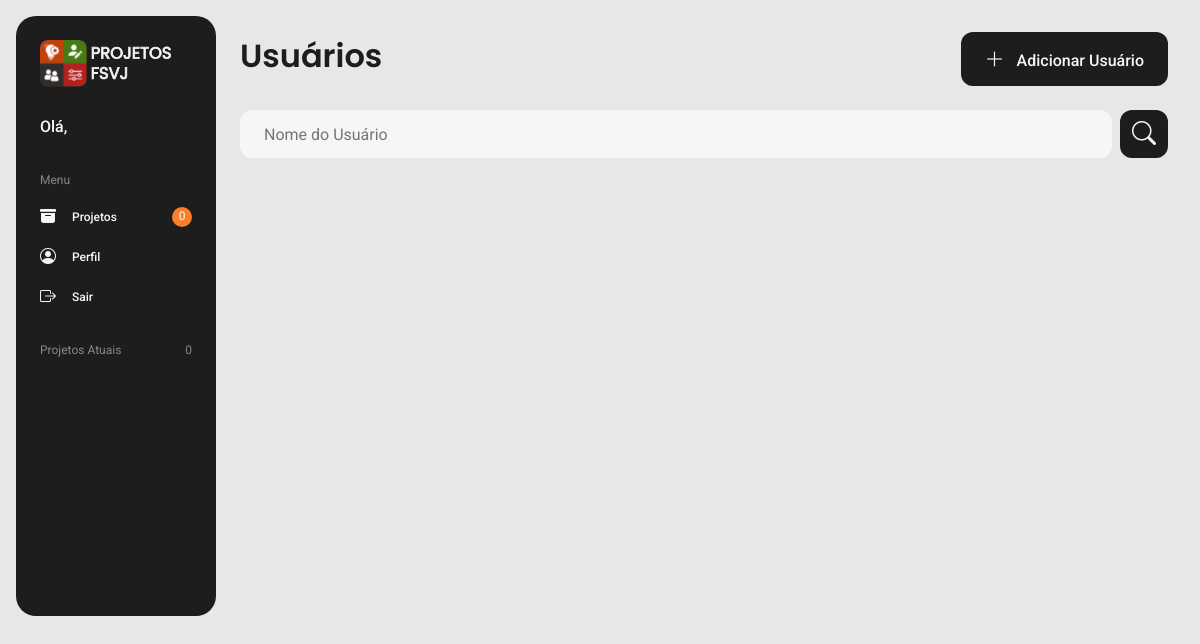
The page /src/pages/usuarios/usuarios.php on the database as committed earlier.
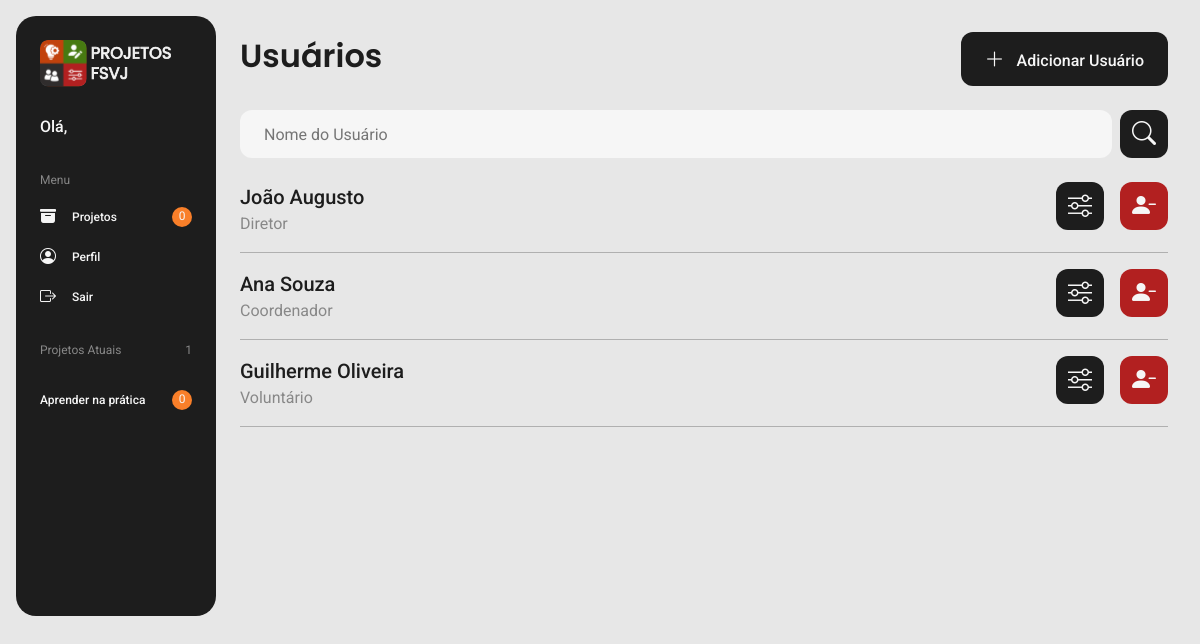
The same page on the database as committed later.
### tables this page shows
CREATE TABLE `projetos` (
  `ID_PROJETO` int(11) NOT NULL,
  `NOME` varchar(50) NOT NULL,
  `ESCOPO` mediumtext DEFAULT NULL,
  `DATA_INICIO` date NOT NULL,
  `DATA_TERMINO` date NOT NULL,
  `CRIADO_EM` date DEFAULT curdate(),
  `ID_LOCAL` int(11) DEFAULT NULL,
  `ID_DIRETOR` int(11) NOT NULL,
  `ID_COORDENADOR` int(11) NOT NULL
);

CREATE TABLE `usuarios` (
  `ID_USUARIO` int(11) NOT NULL,
  `NOME` varchar(50) NOT NULL,
  `EMAIL` varchar(50) NOT NULL,
  `SENHA` varchar(50) NOT NULL,
  `HIERARQUIA` enum('DIRETOR','COORDENADOR','VOLUNTÁRIO') NOT NULL,
  `CRIADO_EM` date DEFAULT curdate(),
  `EXCLUIDO` varchar(1) DEFAULT 'N'
);

### src/pages/usuarios/usuarios.php (the view, shortened to what this page needs)
<?php
    include("../../../conexao.php");
    $id_usuario = $_GET["id_usuario"];
?>
<!DOCTYPE html>
<html lang="pt-br">
    <head>
        <link rel="stylesheet" href="https://cdn.jsdelivr.net/npm/bootstrap-icons@1.13.1/font/bootstrap-icons.min.css" />
        <link rel="stylesheet" href="../../styles/components/navbar.css" />
        <link rel="stylesheet" href="usuarios.css" />
    </head>
    <body>
        <?php include("../../components/navbar.php"); ?>
        <?php include("../../components/excluir_usuario.php"); ?>
        <main class="main-container">
            <section class="main-header">
                <div class="titulo-container">
                    <h1 class="titulo-grande">Usuários</h1>
                </div>
                <button class="botao-grande fundo-preto" onclick="AbrirAdicionarUsuario()"><i class="bi bi-plus-lg"></i> Adicionar Usuário</button>
            </section>
            <div class="barra-pesquisa">
                <input class="input fundo-branco" type="text" placeholder="Nome do Usuário">
                <button class="botao-pequeno fundo-preto"><i class="bi bi-search"></i></button>
            </div>
            <?php
                $sql = "SELECT * FROM USUARIOS U WHERE U.ID_USUARIO != '$id_usuario'";
                $query_usuario_sistema = $mysqli -> query($sql);
                while ($row_usuario_sistema = $query_usuario_sistema -> fetch_assoc()) {
                    $id_usuario_sistema = $row_usuario_sistema["ID_USUARIO"];
                    $nome_usuario_sistema = $row_usuario_sistema["NOME"];
                    $hierarquia_usuario_sistema = $row_usuario_sistema["HIERARQUIA"];
                    echo '
                    <section class="usuario-container">
                        <div>
                            <h2 class="label">'.$nome_usuario_sistema.'</h2>
                            <p class="sub-titulo primeira-letra-maiuscula">'.$hierarquia_usuario_sistema.'</p>
                        </div>
                        <div class="botoes-container">
                            <button class="botao-pequeno fundo-preto" onclick="AbrirEditarUsuario'.$id_usuario_sistema.'()"><i class="bi bi-sliders"></i></button>
                            <button class="botao-pequeno fundo-vermelho" onclick="AbrirExcluirUsuario'.$id_usuario_sistema.'()"><i class="bi bi-person-dash-fill"></i></button>
                        </div>
                    </section>
                    <div class="divisor fundo-cinza"></div>
                    ';
                }
            ?>
        </main>
    </body>
</html>

### src/components/navbar.php (shortened to what this page needs)
<?php
    $sql = "SELECT * FROM USUARIOS U WHERE U.ID_USUARIO = '$id_usuario'";
    $query_usuario = $mysqli -> query($sql);
    $row_usuario = $query_usuario -> fetch_assoc();
    $hierarquia = $row_usuario["HIERARQUIA"];
    $nome_usuario = $row_usuario["NOME"];
    $sql = "SELECT * FROM TAREFAS T INNER JOIN USUARIOS_TAREFAS UT ON T.ID_TAREFA = UT.ID_TAREFA INNER JOIN FASES F ON T.ID_FASE = F.ID_FASE INNER JOIN PROJETOS P ON F.ID_PROJETO = P.ID_PROJETO WHERE UT.ID_USUARIO = '$id_usuario' AND P.DATA_INICIO <= CURRENT_DATE() AND P.DATA_TERMINO >= CURRENT_DATE()";
    $query_tarefas_atuais = $mysqli -> query($sql);
    $quantidade_tarefas_atuais = $query_tarefas_atuais -> num_rows;
?>
<nav class="nav-container">
    <section class="nav-logo">
        <img class="logo" src="../../assets/images/logo_menu.svg" alt="Logo do software">
    </section>
    <div class="mensagem-usuario">
        <p><?php echo "Olá, ".$nome_usuario; ?></p>
    </div>
    <section class="nav-menu">
        <h2>Menu</h2>
        <ul>
            <li>
                <div class="nav-menu-item">
                    <a href="../projetos/projetos.php?id_usuario=<?php echo $id_usuario; ?>"><i class="bi bi-archive-fill"></i>Projetos</a>
                    <?php if ($hierarquia != "DIRETOR") {echo '<div><span>'.$quantidade_tarefas_atuais.'</span></div>';} ?>
                </div>
            </li>
            <li><a href="../perfil/perfil.php?id_usuario=<?php echo $id_usuario; ?>"><i class="bi bi-person-circle"></i>Perfil</a></li>
            <li><a href="../../../index.php"><i class="bi bi-box-arrow-right"></i>Sair</a></li>
        </ul>
    </section>
    <section class="nav-projetos">
        <h2>Projetos Atuais</h2>
        <?php
            if ($hierarquia == "VOLUNTÁRIO") {
                $sql = "SELECT DISTINCT P.ID_PROJETO, P.NOME FROM PROJETOS P INNER JOIN USUARIOS_PROJETOS UP ON P.ID_PROJETO = UP.ID_PROJETO WHERE UP.ID_USUARIO = '$id_usuario' AND P.DATA_INICIO <= CURRENT_DATE() AND P.DATA_TERMINO >= CURRENT_DATE()";
                $query_projetos_atuais = $mysqli -> query($sql);
                $quantidade_projetos_atuais = $query_projetos_atuais -> num_rows;
            }
            else {
                $sql = "SELECT DISTINCT P.ID_PROJETO, P.NOME FROM PROJETOS P WHERE P.DATA_INICIO <= CURRENT_DATE() AND P.DATA_TERMINO >= CURRENT_DATE()";
                $query_projetos_atuais = $mysqli -> query($sql);
                $quantidade_projetos_atuais = $query_projetos_atuais -> num_rows;
            }
        ?>
        <span><?php echo $quantidade_projetos_atuais;?></span>
        <ul>
            <?php
                while($row_projetos_atuais = $query_projetos_atuais -> fetch_assoc()) {
                    $id_projeto = $row_projetos_atuais["ID_PROJETO"];
                    $nome_projeto = $row_projetos_atuais["NOME"];
                    $sql = "SELECT * FROM TAREFAS T INNER JOIN USUARIOS_TAREFAS UT ON T.ID_TAREFA = UT.ID_TAREFA INNER JOIN FASES F ON T.ID_FASE = F.ID_FASE INNER JOIN PROJETOS P ON F.ID_PROJETO = P.ID_PROJETO WHERE UT.ID_USUARIO = '$id_usuario' AND P.ID_PROJETO = '$id_projeto' AND P.DATA_INICIO <= CURRENT_DATE() AND P.DATA_TERMINO >= CURRENT_DATE()";
                    $query_tarefas_atuais = $mysqli -> query($sql);
                    $quantidade_tarefas_atuais = $query_tarefas_atuais -> num_rows;
                    echo '<li><div class="nav-projetos-item"><p class="nome-projeto">'.$nome_projeto.'</p>'.($hierarquia == "DIRETOR" ? '' : '<div><span>'.$quantidade_tarefas_atuais.'</span></div>').'</div></li>';
                }
            ?>
        </ul>
    </section>
</nav>

### src/styles/components/navbar.css (style rules this page uses)
.nav-container { background-color: var(--g11); margin: 16px 24px 16px 16px; border-radius: 20px; box-sizing: border-box; padding: 24px; }
.nav-logo { margin-bottom: 24px; }
.mensagem-usuario p { color: var(--g1); font-family: 'Roboto'; font-size: 16px; font-weight: var(--medium); line-height: 1.5; margin-bottom: 32px; }
.nav-menu { margin-bottom: 32px; }
.nav-menu ul { display: flex; flex-direction: column; gap: 16px; }
.nav-container h2, .nav-projetos span { font-family: 'Roboto'; font-weight: var(--regular); color: var(--g5); font-size: 12px; line-height: 1.5; margin-bottom: 16px; }
.nav-container li a { display: grid; grid-template-columns: auto 1fr; gap: 16px; color: var(--g1); text-decoration: none; font-family: 'Roboto'; font-weight: var(--medium); color: var(--g1); font-size: 12px; line-height: 1.5; align-items: center; }
.nav-container li a i { font-size: 16px; }
.nav-menu-item, .nav-projetos-item { display: grid; grid-template-columns: 1fr auto; }
.nav-menu-item div, .nav-projetos-item div { width: 20px; height: 20px; border-radius: 20px; background-color: var(--o6); display: flex; justify-content: center; align-self: center; }
.nav-menu-item div span, .nav-projetos-item div span { color: var(--g1); font-size: 12px; line-height: 1.5; font-family: 'Roboto'; }
.nav-projetos { position: relative; }
.nav-projetos > span { position: absolute; top: 0; right: 0; }
.nome-projeto { color: var(--g1); font-family: 'Roboto'; font-size: 12px; font-weight: var(--medium); line-height: 1.5; margin: 16px 0; }

### src/pages/usuarios/usuarios.css (style rules this page uses)
@media (max-width: 1440px) { body { grid-template-columns: 240px 1fr; } }
@media (max-width: 1440px) { .nav-container { height: 600px; } }
@media (max-width: 1440px) { .main-container { height: 100%; } }

### src/styles/global.css (style rules this page uses)
:root { --g1: #F6F6F6; --g2: #E7E7E7; --g3: #D1D1D1; --g4: #B0B0B0; --g5: #888888; --g6: #6D6D6D; --g8: #4F4F4F; --g10: #3D3D3D; --g11: #1D1D1D; --r7: #D72B2B; --r8: #B22020; --o5: #FB933C; --o6: #F97F29; --o8: #C2420C; --y5: #E69E2A; --y6: #E08520; --gr6: #75C019; --gr7: #5CA010; --gr8: #477A11; --regular: 400; --medium: 500; --semibold: 600; }
* { margin: 0; padding: 0; list-style-type: none; }
body { background-color: var(--g2); display: grid; grid-template-columns: 280px 1fr; height: 100vh; }
.main-container { margin-right: 32px; }
.main-header { display: flex; margin-top: 32px; justify-content: space-between; }
.botoes-container { display: flex; gap: 16px; }
.usuario-container { display: flex; justify-content: space-between; margin: 16px 0; }
.barra-pesquisa { display: flex; gap: 8px; margin: 24px 0; }
.fundo-vermelho { background-color: var(--r8); }
.fundo-preto { background-color: var(--g11); }
.fundo-branco { background-color: var(--g1); }
.fundo-cinza { background-color: var(--g4); }
.divisor { width: 100%; height: 1px; }
.titulo-grande { font-family: 'Poppins'; font-size: 32px; line-height: 1.5; color: var(--g11); font-weight: var(--semibold); }
.sub-titulo { font-family: 'Roboto'; font-size: 16px; line-height: 1.5; color: var(--g5); font-weight: var(--regular); }
.label { font-family: 'Roboto'; font-size: 20px; line-height: 1.5; color: var(--g11); font-weight: var(--medium); }
.primeira-letra-maiuscula { text-transform: lowercase; }
.primeira-letra-maiuscula::first-letter { text-transform: uppercase; }
.input { height: 48px; border: none; color: var(--g11); border-radius: 12px; box-sizing: border-box; padding: 0 24px; font-family: 'Roboto'; font-size: 16px; width: 100%; }
.botao-pequeno { flex-shrink: 0; width: 48px; height: 48px; border: none; font-size: 24px; border-radius: 12px; color: var(--g1); cursor: pointer; }
.botao-grande { font-family: 'Roboto'; border: none; font-size: 16px; border-radius: 12px; color: var(--g1); cursor: pointer; padding: 12px 24px; line-height: 1.5; font-weight: var(--medium); }
.botao-grande > i { margin-right: 8px; font-size: 20px; }

Rows that differ between the two databases and show on the page:
added projetos: NOME "Aprender na prática", quantidade_tarefas_atuais "0"
added usuarios: NOME "João Augusto", HIERARQUIA "diretor"
added usuarios: NOME "Ana Souza", HIERARQUIA "coordenador"
added usuarios: NOME "Guilherme Oliveira", HIERARQUIA "voluntário"
Other text that changed with them:
$quantidade_projetos_atuais: "0" → "1"
